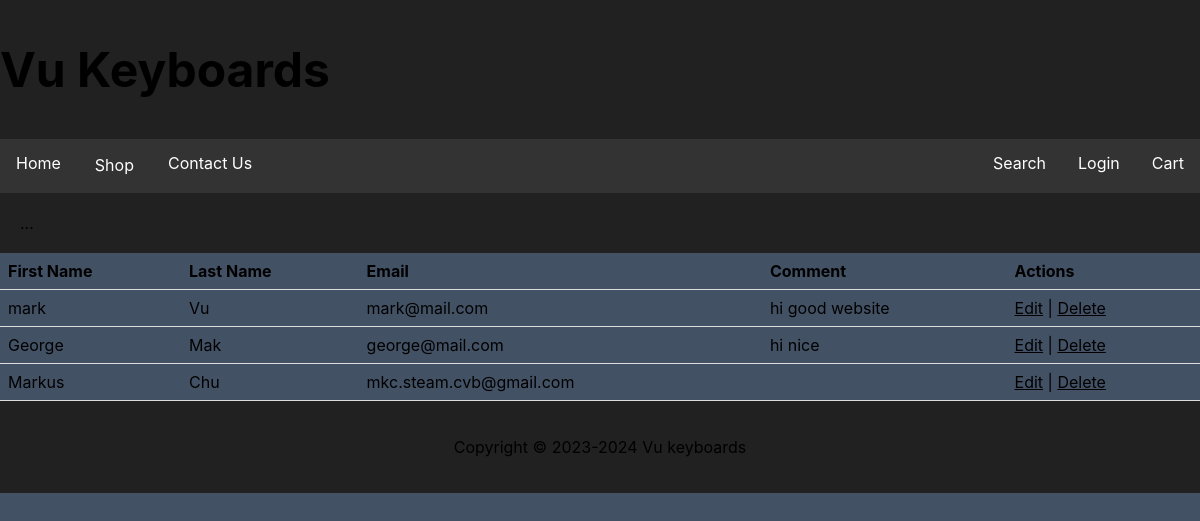
The app's page /admin.php with its own data.
### tables this page shows
CREATE TABLE `contacts` (
  `id` int(11) NOT NULL,
  `fname` varchar(50) NOT NULL,
  `lname` varchar(50) NOT NULL,
  `email` varchar(100) NOT NULL,
  `comment` text NOT NULL
);

### admin.php (the view, shortened to what this page needs)
<!DOCTYPE html>
<html lang="en">
<head>
<link href="css/style.css" rel="stylesheet" type="text/css">
</head>
<body>
    <div>
   <?php include 'header.php';?>
    <div class="row">
  <div class="side">...</div>
 <?php
    require_once 'setup.php';
    $sql = "SELECT * FROM contacts";
     $stmt = mysqli_prepare($conn, $sql);
 mysqli_stmt_execute($stmt);
 $result = mysqli_stmt_get_result($stmt);
 if (mysqli_num_rows($result) > 0) {
        echo '<table>';
        echo '<tr><th>First Name</th><th>Last Name</th><th>Email</th><th>Comment</th><th>Actions</th></tr>';
        while ($row = mysqli_fetch_assoc($result)) {
            echo '<tr>';
            echo '<td>' . $row['fname'] . '</td>';
            echo '<td>' . $row['lname'] . '</td>';
            echo '<td>' . $row['email'] . '</td>';
            echo '<td>' . $row['comment'] . '</td>';
           echo '<td><a href="edit.php?id=' . $row['id'] . '">Edit</a> | <a href="delete.php?id=' . $row['id'] . '">Delete</a></td>'; $stmt = mysqli_prepare($conn, $sql);
                     echo '</tr>';
        }
        echo '</table>';
 } else {
        echo 'No records found.';
    }
?>
        </div>
</div>
 <?php include 'footer.php';?>
</body>
</html>

### CSS/style.css (style rules this page uses)
body { font-family: "Roboto", Arial, Helvetica, sans-serif; background-color: #1d1d1d; color: #d3d3d3; }
* { box-sizing: border-box; }
.row { display: flex; flex-wrap: wrap; }
.side { flex: 30%; background-color: #212121; padding: 20px; }
* { box-sizing: border-box; font-family: -apple-system, BlinkMacSystemFont, "segoe ui", roboto, oxygen, ubuntu, cantarell, "fira sans", "droid sans", "helvetica neue", Arial, sans-serif; color: black; font-size: 16px; }
body { background-color: #435165; }
* { box-sizing: border-box; font-family: -apple-system, BlinkMacSystemFont, "segoe ui", roboto, oxygen, ubuntu, cantarell, "fira sans", "droid sans", "helvetica neue", Arial, sans-serif; font-size: 16px; }
body { background-color: #435165; margin: 0; }

### admin.php (style rules this page uses)
table { width: 100%; border-collapse: collapse; }
th, td { padding: 8px; text-align: left; border-bottom: 1px solid #ddd; }

### records on screen
contacts: fname "mark", lname "Vu", email "mark@mail.com", comment "hi good website"
contacts: fname "George", lname "Mak", email "george@mail.com", comment "hi nice"
contacts: fname "Markus", lname "Chu", email "mkc.steam.cvb@gmail.com"
